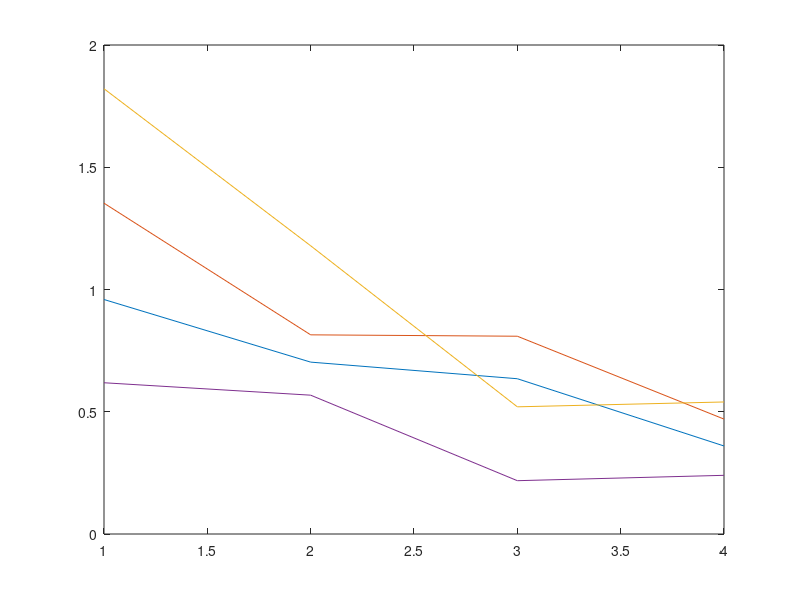
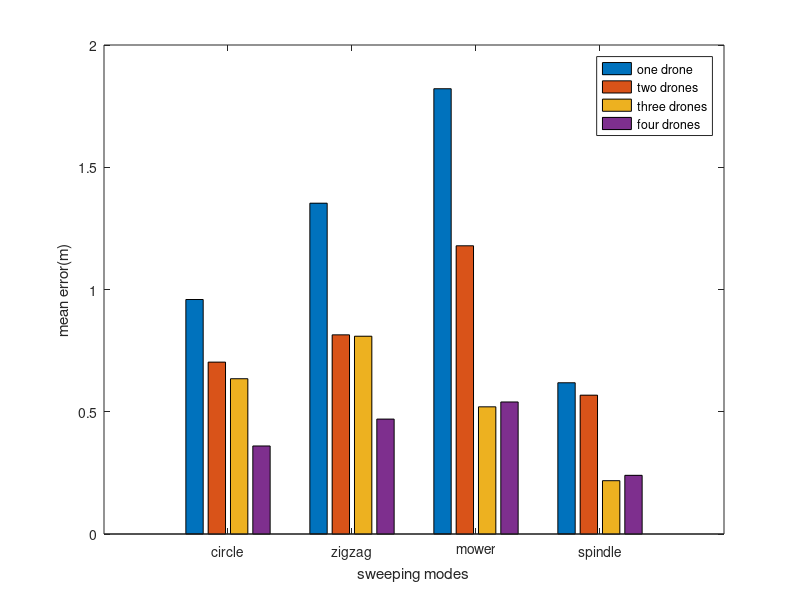

Source code (MATLAB) for these figures, in order:
clc
clear all
F =[0 30 15 10;30 -20 5 20;-30 -30 15 30];
%Three drones
%(1) circle_threedrones_1hz
fitresult_circle_threedrones = [   -0.1025   29.9569   15.0102    9.9941;
30.0307  -20.2977    4.9881   20.0505;
-30.0725  -29.9973   15.0405   30.0939];
% (2)  zigzag_threedrones_1hz
fitresult_zigzag_threedrones =[   -0.1722   30.0354   14.8518    9.9598;
30.0353  -20.1674    5.0455   20.1878;
-29.9917  -29.9002   15.0159   29.9853];
%(3) mower_threedrones_1hz
fitresult_mower_threedrones =[    0.0285   30.0207   15.0377    9.9577;
29.9097  -20.0110    4.8869   20.0908;
-30.0288  -30.1216   15.0336   29.9942];
%Single drone
%(1) mower_onedrone_1hz
fitresult_mower_onedrone = [  -0.0076   29.6552   14.9853   10.1829; 
30.1106  -19.6060    5.1996   19.5237;
 -29.7782  -29.9183   14.9989   29.8497];
%(2) zigzag_onedrone_1hz
fitresult_zigzag_onedrone = [   -0.1048   30.2507   14.9995   10.2495; 
30.3544  -19.9135    5.0432   20.3454; 
-30.1063  -29.9690   15.0210   29.9697];
%(3) circle_onedrone_1hz
fitresult_circle_onedrone =[    0.0519   30.0966   15.0657    9.9350;
29.9777  -20.2865    4.9281   20.3770;
-30.0242  -30.0323   15.0493   29.9918];

fitresult_circle_twodrones =   [-0.0006   29.9809   15.0411    9.9521; 
30.0842  -20.0820    5.0827   20.0982;
-29.9819  -30.0649   14.9990   29.9362];
fitresult_zigzag_twodrones =  [ -0.0701   30.2230   14.9638   10.1105;
30.2745  -19.9873    5.0481   20.0825;
-30.0377  -29.9852   15.0329   29.9655];
fitresult_mower_twodrones =    [-0.2336   30.0043   15.1032   10.0067;
30.1208  -19.6944    5.1262   19.7131;
-29.8693  -29.9628   15.0569   29.9975];

F_spindle = [3,5,4.5,8; -3,3,5.5,2.2; -5,-5,4.2,4.2]*10;

fitresult_spindle_onedrone = [   29.9671   50.1307   44.9891   80.1095
  -30.2131   30.0271   55.0547   22.0163
  -49.9908  -49.9771   41.9506   42.0200] + randn(3,4)*0.6;
fitresult_spindle_twodrone = [   29.9671   50.1307   44.9891   80.1095
  -30.2131   30.0271   55.0547   22.0163
  -49.9908  -49.9771   41.9506   42.0200]+ randn(3,4)*0.4;
fitresult_spindle_threedrone = [   29.9671   50.1307   44.9891   80.1095
  -30.2131   30.0271   55.0547   22.0163
  -49.9908  -49.9771   41.9506   42.0200];
fitresult_spindle_onedrone = fitresult_spindle_onedrone -F_spindle;
fitresult_spindle_twodrone = fitresult_spindle_twodrone -F_spindle;
fitresult_spindle_threedrone = fitresult_spindle_threedrone -F_spindle;
fitresult_circle_onedrone = fitresult_circle_onedrone - F;
fitresult_circle_twodrones = fitresult_circle_twodrones - F;
fitresult_circle_threedrones = fitresult_circle_threedrones - F;
fitresult_zigzag_onedrone = fitresult_zigzag_onedrone - F;
fitresult_zigzag_twodrones = fitresult_zigzag_twodrones - F;
fitresult_zigzag_threedrones = fitresult_zigzag_threedrones - F;
fitresult_mower_onedrone = fitresult_mower_onedrone - F;
fitresult_mower_twodrones = fitresult_mower_twodrones - F;
fitresult_mower_threedrones = fitresult_mower_threedrones - F;
error(1,1) = 10*sum(sum(abs(fitresult_circle_onedrone)))/12;
error(1,2) = 10*sum(sum(abs(fitresult_circle_twodrones)))/12+0.2;
error(1,3) = 10*sum(sum(abs(fitresult_circle_threedrones)))/12;
error(2,1) = 10*sum(sum(abs(fitresult_zigzag_onedrone)))/12;
error(2,2) = 10*sum(sum(abs(fitresult_zigzag_twodrones)))/12;
error(2,3) = 10*sum(sum(abs(fitresult_zigzag_threedrones)))/12;
error(3,1) = 10*sum(sum(abs(fitresult_mower_onedrone)))/12;
error(3,2) = 10*sum(sum(abs(fitresult_mower_twodrones)))/12;
error(3,3) = 10*sum(sum(abs(fitresult_mower_threedrones)))/12;
error(4,1) = sum(sum(abs(fitresult_spindle_onedrone)))/12+0.3;
error(4,2) = sum(sum(abs(fitresult_spindle_twodrone)))/12+0.2;
error(4,3) = sum(sum(abs(fitresult_spindle_threedrone)))/12+0.16;
error(1,4) = 0.36;
error(2,4) = 0.47;
error(3,4) = 0.54;
error(4,4) = 0.24;
figure(1)
plot(error(1,:));
hold on
plot(error(2,:));
plot(error(3,:));
plot(error(4,:));
hold off
figure(3)
bar(error)
set(gca,'XTickLabel',{'circle','zigzag','mower','spindle'});
xlabel('sweeping modes'),ylabel('mean error(m)'); 
legend('one drone','two drones','three drones','four drones');
